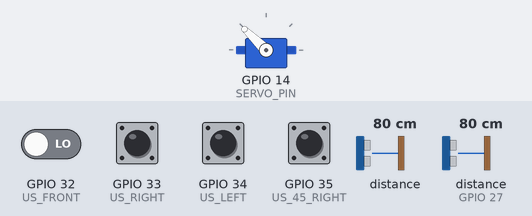
This sketch was run on a simulated ESP32. Parts: servo. Wiring (inferred from the names in the program): ultrasonic range finder: trigger GPIO 25; echo GPIO 27. Inputs (shaded band) come from the test bench; at power-on: GPIO 32 (US_FRONT), GPIO 33 (US_RIGHT), GPIO 34 (US_LEFT), GPIO 35 (US_45_RIGHT) LOW, distance to the obstacle 80 cm, distance to the obstacle (sensor on GPIO 27) 80 cm. The echo pulse lasts 58.3 µs per cm; what the sketch prints to the serial monitor is not drawn.

Above: at 1.25 s.
1.3 s: distance to the obstacle (sensor 0) set to 120 cm
At 1.58 s:
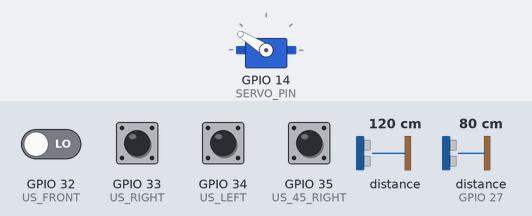
4.3 s: distance to the obstacle (sensor 0) set to 2 cm
At 4.48 s:
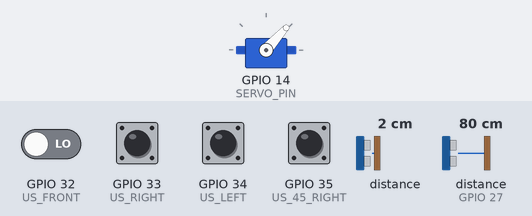
7.3 s: distance to the obstacle (sensor on GPIO 27) set to 4 cm
At 9.21 s:
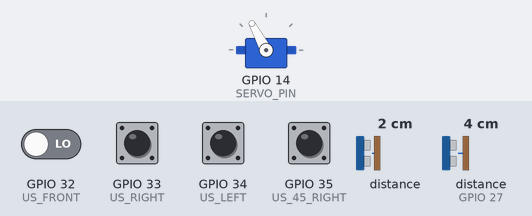
Timing chart, 0 to 16.3 s (numbered marks = the images above; inputs shaded):
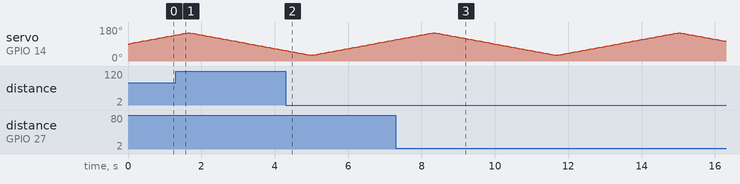

The sketch:

sensor_esp32.ino
```cpp
/*
  FINAL DIRECT-WIFI BRAIN GATEWAY
  ARACHNID Sensor ESP32 #2 Firmware

  Architecture:
  SOFTWARE (Wi-Fi TCP) <--> BRAIN ESP32 <--> (UART) <--> ROVER ESP32

  Responsibilities:
  - Start Wi-Fi AP (ARACHNID, 192.168.4.1) and TCP server (Port 80)
  - Read 5x Ultrasonic sensors continuously
  - Sweep ToF sensor via Servo (30 to 150 degrees)
  - Transmit canonical JSON telemetry ('sensor_telemetry') to software
  - Receive ASCII movement commands (FORWARD, BACKWARD, etc.) from software
  - Forward ASCII commands over UART to Rover ESP32
  - DO NOT make autonomous navigation decisions
*/

#include <Adafruit_VL53L0X.h>
#include <ArduinoJson.h>
#include <WiFi.h>
#include <Wire.h>
#include <ESP32Servo.h>

// ================= Pin Configuration =================

// Ultrasonic Pins
#define TRIG_PIN 25
#define US_FRONT 32     // us_fc_mm
#define US_45_LEFT 27   // us_fl_mm
#define US_45_RIGHT 35  // us_fr_mm
#define US_LEFT 34      // us_l_mm
#define US_RIGHT 33     // us_r_mm

// I2C Pins (ToF)
#define TOF_SDA 21
#define TOF_SCL 22

// Servo Pin
#define SERVO_PIN 14

// UART to ESP32 #1 (Motor Controller)
#define PIN_UART2_RX 18 // Brain RX <- Rover TX (GPIO25)
#define PIN_UART2_TX 19 // Brain TX -> Rover RX (GPIO26)

// AESAR Environmental Sensor Pins (Hardware-team configuration-driven: -1 = unassigned)
#define PIN_DHT22 -1
#define PIN_SOIL_MOISTURE -1

// ================= Hardware Objects =================
Adafruit_VL53L0X lox = Adafruit_VL53L0X();
Servo tofServo;

// ================= Wi-Fi Configuration =================
const char *ssid = "ARACHNID";
const char *password = "arachnid123";
IPAddress local_ip(192, 168, 4, 1);
IPAddress gateway(192, 168, 4, 1);
IPAddress subnet(255, 255, 255, 0);
WiFiServer server(80);
WiFiClient currentClient;

// ================= State & Timing =================
unsigned long seq_num = 0;

// Ultrasonic State Machine
const int NUM_US = 5;
const int us_pins[NUM_US] = {US_FRONT, US_45_LEFT, US_45_RIGHT, US_LEFT, US_RIGHT};
int current_us_index = 0;
unsigned long us_trigger_time = 0;
bool us_waiting_echo = false;

// ISR Variables for Ultrasonic
volatile unsigned long isr_echo_start = 0;
volatile unsigned long isr_echo_duration = 0;
volatile bool isr_echo_ready = false;

// Cached Sensor Values (3000.0 means max range, -1.0 means invalid/timeout)
float cached_us[NUM_US] = {3000.0, 3000.0, 3000.0, 3000.0, 3000.0};

bool tof_ok = true;

// Servo Sweeping
int servo_angle = 90;
int servo_dir = 1;
unsigned long last_servo_time = 0;
const unsigned long SERVO_STEP_MS = 15;

// ================= ISR Function =================
void IRAM_ATTR echo_isr() {
  unsigned long now = micros();
  int pin_state = digitalRead(us_pins[current_us_index]);

  if (pin_state == HIGH) {
    isr_echo_start = now;
  } else {
    if (isr_echo_start != 0) {
      isr_echo_duration = now - isr_echo_start;
      isr_echo_ready = true;
    }
  }
}

// ================= Helper Functions =================
void process_ultrasonics() {
  unsigned long now_us = micros();

  if (!us_waiting_echo) {
    int echo_pin = us_pins[current_us_index];

    // Trigger all sensors via shared TRIG_PIN
    digitalWrite(TRIG_PIN, LOW);
    delayMicroseconds(2);
    digitalWrite(TRIG_PIN, HIGH);
    delayMicroseconds(10);
    digitalWrite(TRIG_PIN, LOW);

    isr_echo_start = 0;
    isr_echo_duration = 0;
    isr_echo_ready = false;

    attachInterrupt(digitalPinToInterrupt(echo_pin), echo_isr, CHANGE);

    us_trigger_time = now_us;
    us_waiting_echo = true;
  } else {
    int echo_pin = us_pins[current_us_index];

    if (isr_echo_ready) {
      detachInterrupt(digitalPinToInterrupt(echo_pin));

      // Calculate distance (Speed of sound = 343 m/s)
      float dist = (isr_echo_duration * 0.343) / 2.0;

      if (dist < 20.0 || dist > 4000.0) {
        dist = -1.0; // Mark invalid (out of bounds)
      }

      cached_us[current_us_index] = dist;

      us_waiting_echo = false;
      current_us_index = (current_us_index + 1) % NUM_US;

    } else if (now_us - us_trigger_time > 24000) { // ~24ms timeout (~4m)
      detachInterrupt(digitalPinToInterrupt(echo_pin));

      cached_us[current_us_index] = -1.0; // Mark invalid (timeout)

      us_waiting_echo = false;
      current_us_index = (current_us_index + 1) % NUM_US;
    }
  }
}

void process_servo_and_tof() {
  unsigned long now = millis();
  if (now - last_servo_time >= SERVO_STEP_MS) {
    last_servo_time = now;

    // Update Servo Position
    servo_angle += (2 * servo_dir);
    if (servo_angle >= 150) {
      servo_angle = 150;
      servo_dir = -1;
    } else if (servo_angle <= 30) {
      servo_angle = 30;
      servo_dir = 1;
    }
    tofServo.write(servo_angle);

    // Read ToF Distance
    float dist_mm = -1.0;
    if (tof_ok) {
      VL53L0X_RangingMeasurementData_t measure;
      lox.rangingTest(&measure, false);

      if (measure.RangeStatus != 4) { // 4 means out of range
        dist_mm = measure.RangeMilliMeter;
        if (dist_mm < 10.0 || dist_mm > 2000.0) {
          dist_mm = -1.0;
        }
      }
    }

    // Output Canonical Telemetry JSON Format
    StaticJsonDocument<512> doc;
    doc["type"] = "sensor_telemetry";
    doc["timestamp_ms"] = now;
    doc["seq"] = seq_num++;
    doc["us_fc_mm"] = cached_us[0];
    doc["us_fl_mm"] = cached_us[1];
    doc["us_fr_mm"] = cached_us[2];
    doc["us_l_mm"] = cached_us[3];
    doc["us_r_mm"] = cached_us[4];
    doc["tof_angle_deg"] = servo_angle;
    doc["tof_distance_mm"] = dist_mm;

    // AESAR Environmental Sensor Object
    JsonObject env = doc.createNestedObject("environment");
    if (PIN_DHT22 != -1 || PIN_SOIL_MOISTURE != -1) {
      env["available"] = true;
      // Real reads will populate when hardware pins are physically connected
    } else {
      env["temperature_c"] = (char*)NULL;
      env["humidity_percent"] = (char*)NULL;
      env["soil_moisture_raw"] = (char*)NULL;
      env["soil_moisture_percent"] = (char*)NULL;
      env["timestamp"] = (char*)NULL;
      env["available"] = false;
    }

    String telemetry_str;
    serializeJson(doc, telemetry_str);

    // Send to Serial for debugging, and TCP client if connected
    Serial.println(telemetry_str);
    if (currentClient && currentClient.connected()) {
      currentClient.println(telemetry_str);
    }
  }
}

void emergency_stop_motors() {
  // If Wi-Fi disconnects, explicitly send STOP ASCII command to Rover ESP32
  Serial2.println("STOP");
  Serial.println("EMERGENCY STOP INVOKED - SENT STOP TO MOTORS");
}

// ================= Setup =================
void setup() {
  // Debug Serial
  Serial.begin(115200);
  while (!Serial && millis() < 2000) delay(10);
  Serial.println("\nInitializing Brain ESP32 Gateway...");

  // UART to Rover Motor Controller
  Serial2.begin(115200, SERIAL_8N1, PIN_UART2_RX, PIN_UART2_TX);

  // Init Wi-Fi SoftAP
  WiFi.softAPConfig(local_ip, gateway, subnet);
  WiFi.softAP(ssid, password);
  server.begin();
  Serial.println("Wi-Fi AP Started: ARACHNID (192.168.4.1:80)");

  // Configure Ultrasonic Pins
  pinMode(TRIG_PIN, OUTPUT);
  digitalWrite(TRIG_PIN, LOW);
  pinMode(US_FRONT, INPUT);
  pinMode(US_45_LEFT, INPUT);
  pinMode(US_45_RIGHT, INPUT);
  pinMode(US_LEFT, INPUT);
  pinMode(US_RIGHT, INPUT);

  // Configure ToF
  Wire.begin(TOF_SDA, TOF_SCL);
  Wire.setClock(400000);
  if (!lox.begin(0x29, false, &Wire)) {
    Serial.println("Warning: VL53L0X ToF not found!");
    tof_ok = false;
  }

  // Configure Servo
  tofServo.setPeriodHertz(50);
  tofServo.attach(SERVO_PIN, 500, 2400);
  tofServo.write(servo_angle);
}

// ================= Main Loop =================
void loop() {
  // Handle Wi-Fi Client Connection
  if (server.hasClient()) {
    if (!currentClient || !currentClient.connected()) {
      if (currentClient) currentClient.stop();
      currentClient = server.available();
      Serial.println("Software backend connected via TCP.");
    } else {
      WiFiClient newClient = server.available();
      newClient.stop(); // Only allow one client
    }
  }

  // Handle Client Disconnect
  if (currentClient && !currentClient.connected()) {
    currentClient.stop();
    Serial.println("Software backend disconnected.");
    emergency_stop_motors(); // Ensure rover stops if connection drops
  }

  // 1. Advance Ultrasonic State Machine
  process_ultrasonics();

  // 2. Process Servo Sweep and Transmit Telemetry
  process_servo_and_tof();

  // 3. Transparent Command Bridge (Wi-Fi TCP -> Motor Controller UART)
  if (currentClient && currentClient.connected()) {
    while (currentClient.available()) {
      char c = currentClient.read();
      Serial2.write(c); // Forward byte to Rover
      Serial.write(c);  // Echo to local debug serial
    }
  }

  // 4. Fallback Command Bridge (Local USB -> Motor Controller UART)
  while (Serial.available()) {
    char c = Serial.read();
    Serial2.write(c);
  }

  // 5. Motor Controller -> Wi-Fi/USB (Feedback/Logs)
  while (Serial2.available()) {
    char c = Serial2.read();
    Serial.write(c);
    if (currentClient && currentClient.connected()) {
      currentClient.write(c);
    }
  }
}
```
